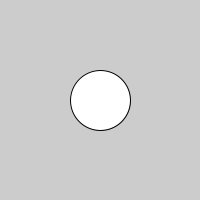
Frame 1 (no input)
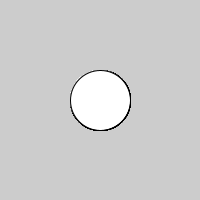
Frame 60 (the mouse pressed at the canvas centre just before this capture)
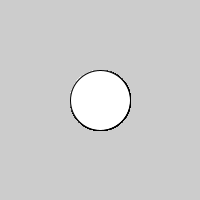
Frame 120 (the mouse held since frame 60 and released just before this capture)

The Processing sketch that drew these frames (run headless with seeded random() and noise(); from frame 60 on, the mouse is pressed at the canvas centre):

// Processing sketch: test
// ── test.pde
void setup(){
    size(200, 200);
}

void draw(){
    ellipse(100, 100, 60, 60);
}
